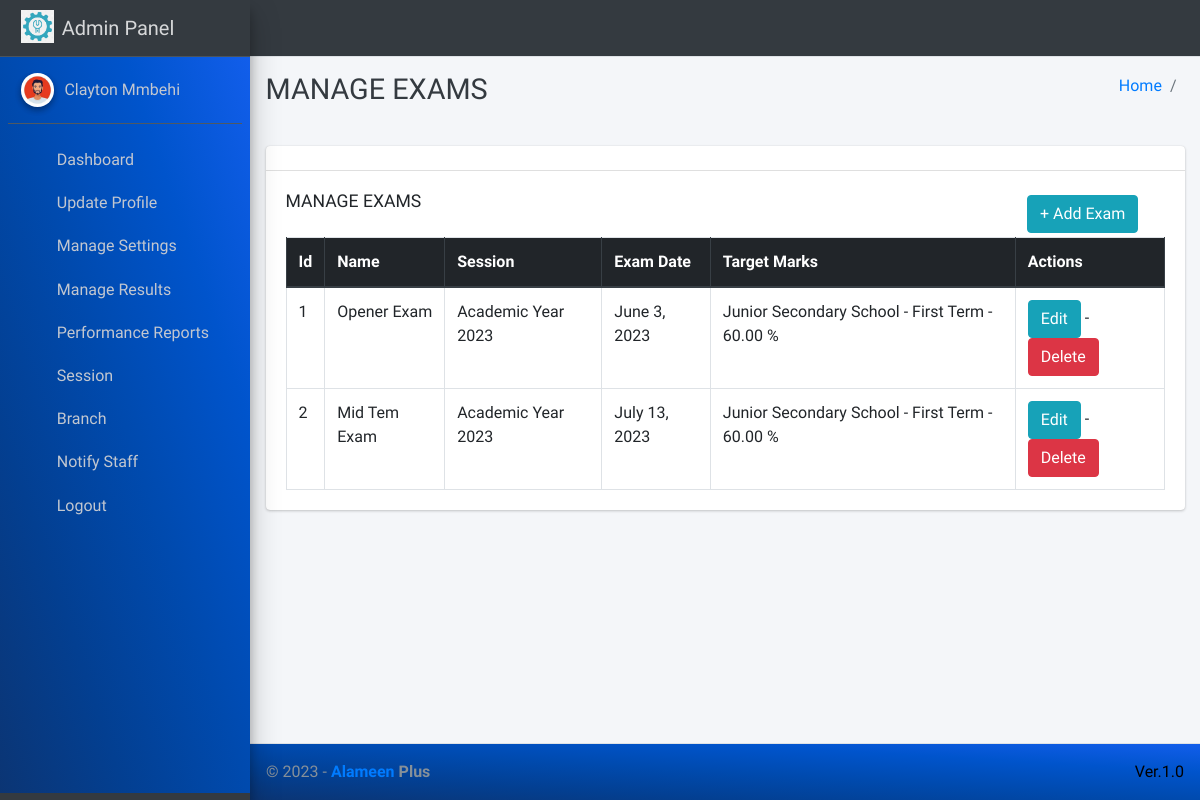
Page /manage/exam/ (signed in) on the committed database.
### main_app/models.py (models this page shows, shortened)
class CustomUser(AbstractUser):
    USER_TYPE = ((1, "HOD"), (2, "Staff"), (3, "Student"))
    GENDER = [("M", "Male"), ("F", "Female")]
    username = None  # Removed username, using email instead
    email = models.EmailField(unique=True)
    user_type = models.CharField(default=1, choices=USER_TYPE, max_length=1)
    gender = models.CharField(max_length=1, choices=GENDER)
    profile_pic = models.ImageField()
    created_at = models.DateTimeField(auto_now_add=True)
    updated_at = models.DateTimeField(auto_now=True)
    USERNAME_FIELD = "email"
    REQUIRED_FIELDS = []
    objects = CustomUserManager()
    def __str__(self):
        return  self.first_name + " " + self.last_name

class Exam(models.Model):
    exam_id = models.AutoField(primary_key=True)
    created_at = models.DateField(auto_now=True)
    exam_date = models.DateField()
    name = models.CharField(max_length=50, unique=True)
    target_marks = models.ForeignKey(CategoryTargetScore, on_delete=models.DO_NOTHING)
    session = models.ForeignKey(Session, on_delete=models.DO_NOTHING)
    term = models.ForeignKey(SessionTerm, on_delete=models.DO_NOTHING)

class Session(models.Model):
    name = models.CharField(max_length=20)
    start_year = models.DateField()
    end_year = models.DateField()
    def __str__(self):
        return self.name

class CategoryTargetScore(models.Model):
    class_category = models.ForeignKey(ClassCategory, on_delete=models.CASCADE)
    term = models.ForeignKey(SessionTerm, on_delete=models.CASCADE)
    target_score = models.DecimalField(max_digits=5, decimal_places=2)
    def __str__(self):
        return f'{self.class_category} - {self.term} - {self.target_score}'

class ClassCategory(models.Model):
    name = models.CharField(max_length=100)
    target_scores = models.ManyToManyField(SessionTerm, through='CategoryTargetScore')
    def __str__(self):
        return self.name

class SessionTerm(models.Model):
    CHOICE = [
        ('First Term', 'First Term'),
        ('Second Term', 'Second Term'),
        ('Third Term', 'Third Term')
    ]
    session = models.ForeignKey(Session, on_delete=models.CASCADE)
    term = models.CharField(max_length=15, unique=True, choices=CHOICE)
    TERM_CHOICES = [("Term 1", "Term 1"), ("Term 2", "Term 2"), ("Term 3", "Term 3")]
    session = models.ForeignKey(Session, on_delete=models.CASCADE)
    name = models.CharField(max_length=10, choices=TERM_CHOICES)
    def __str__(self):
        return self.term

### main_app/hod_views.py (the view)
# urls.py: path('manage/exam/', hod_views.manage_exam, name='manage_exam'),
@login_required(redirect_field_name="user_login")
def manage_exam(request):
    exam = Exam.objects.all()
    context = {
        'exam': exam
    }
    return render(request, "hod_template/manage_exam.html", context)

### main_app/templates/hod_template/manage_exam.html
{% extends 'main_app/base.html' %}
{% load static %}
{% block page_title %}MANAGE EXAMS{% endblock page_title %}
{% block content %}
<section class="content">
    <div class="container-fluid">
        <div class="row">
            <div class="col-md-12">
                <div class="card">
                    <div class="card-header">
                    </div>
                    <div class="card-body">
                        <div class="row">
                            <div class="col-md-10">
                                <h3 class="card-title">MANAGE EXAMS</h3>
                            </div>
                            <div class="col-md-2 p-1">
                                <a class="btn btn-info" href="{% url 'add_exam' %}">+ Add Exam</a>
                            </div>
                        </div>
                        <table id="example2" class="table table-bordered table-hover">
                            <thead class="thead-dark">
                                <tr>
                                    <th>Id</th>
                                    <th>Name</th>
                                    <th>Session</th>
                                    <th>Exam Date</th>
                                    <th>Target Marks</th>
                                    <th>Actions</th>
                                </tr>
                            </thead>
                            <tbody>
                                {% for exam in exam %}
                                <tr>
                                    <td>{{exam.exam_id}}</td>
                                    <td>{{exam.name}}</td>
                                    <td>{{exam.session}}</td>
                                    <td>{{exam.exam_date}}</td>
                                    <td>{{exam.target_marks}} %</td>
                                    <td>
                                        <a href="{% url 'update_exam' exam.exam_id %}" class="btn btn-info">Edit</a> -
                                        <a href="{% url 'delete_exam' exam.exam_id %}" onclick="return confirm('Are you sure you want to delete this Exam ?')" class="btn btn-danger">Delete</a>
                                    </td>
                                </tr>
                                {% endfor %}
                            </tbody>
                        </table>
                    </div>
                </div>
            </div>
        </div>
    </div>
</section>
{% endblock content %}

### main_app/templates/main_app/sidebar_template.html (shortened to what this page needs)
{% load static %}
<aside class="main-sidebar sidebar-dark-info elevation-4">
    {% if request.user.user_type == '1' %}
    <a href="{% url 'admin_home' %}" class="brand-link">
        <img src="{% static 'dist/img/virusx.png' %} " alt="Alameen Plus Logo"
            class="brand-image " >
        <span class="brand-text font-weight-light" >Admin Panel</span>
    </a>
    <div class="sidebar" style="background-image: linear-gradient(to right top, #0b3574, #033f91, #004aae, #0054cc, #125eeb);">
        <div class="user-panel mt-3 pb-3 mb-3 d-flex">
            <div class="image">
                <img src="{{ request.user.profile_pic}}" class="img-circle elevation-2" alt="User Image">
            </div>
            <div class="info">
                <a href="#" class="d-block">{{user}}</a>
            </div>
        </div>
        <nav class="mt-2">
            <ul class="nav nav-pills nav-sidebar flex-column" data-widget="treeview" role="menu" data-accordion="false">
                <li class="nav-item">
                    {% url 'admin_home' as admin_home %}
                    <a href="{{admin_home}}" class="nav-link {% if admin_home == request.path %} active {% endif %}">
                        <i class="nav-icon fas fa-home"></i>
                        <p>
                            Dashboard
                        </p>
                    </a>
                </li>
                <li class="nav-item">
                    {% url 'admin_view_profile' as admin_view_profile %}
                    <a href="{{admin_view_profile}}"
                        class="nav-link {% if admin_view_profile == request.path %} active {% endif %}">
                        <i class="nav-icon fas fa-address-card"></i>
                        <p>
                            Update Profile
                        </p>
                    </a>
                </li>
                <li class="nav-item has-treeview">
                    <a href="#" class="nav-link" >
                        <i class="nav-icon fas fa-cogs"></i>
                        <p>
                            Manage Settings
                            <i class="fas fa-angle-left right"></i>
                        </p>
                    </a>
                </li>
<li class="nav-item has-treeview">
    <a href="#" class="nav-link" >
        <i class="nav-icon fas fa-check"></i>
        <p>
            Manage Results
            <i class="fas fa-angle-left right"></i>
        </p>
    </a>
</li>
                <li class="nav-item has-treeview">
                    <a href="#" class="nav-link" >
                        <i class="nav-icon far fa-file"></i>
                        <p>
                            Performance Reports
                            <i class="fas fa-angle-left right"></i>
                        </p>
                    </a>
                </li>
                <li class="nav-item has-treeview">
                    <a href="#" class="nav-link">
                        <i  class="nav-icon far fa-calendar-alt"></i>
                        <p>
                            Session
                            <i class="fas fa-angle-left right"></i>
                        </p>
                    </a>
                </li>
                <li class="nav-item has-treeview">
                    <a href="#" class="nav-link" >
                        <i class="nav-icon fas fa-bookmark"></i>
                        <p>
                            Branch
                            <i class="fas fa-angle-left right"></i>
                        </p>
                    </a>
                </li>
                <li class="nav-item">
                    {% url 'admin_notify_staff' as admin_notify_staff %}
                    <a href="{{admin_notify_staff}}"
                        class="nav-link {% if admin_notify_staff == request.path %} active {% endif %}">
                        <i class="nav-icon far fa-bell"></i>
                        <p>
                            Notify Staff
                        </p>
                    </a>
                </li>
                            {% endif %}
                    <li class="nav-item">
                        <a href="{% url 'user_logout' %}"
                            onclick="return confirm('Your session would be terminated.\n\nProceed?')"
                            class="nav-link">
                            <i  style="color: #ff0000"  class="nav-icon fas fa-power-off"></i>
                            <p>
                                Logout
                            </p>
                        </a>
                    </li>
            </ul>
        </nav>
    </div>
</aside>

### rows in the picture
CustomUser: user.profile_pic (picture), first_name+last_name "Clayton Mmbehi"
Exam: exam_id "1", name "Opener Exam", session "Academic Year 2023", exam_date "June 3, 2023", target_marks "Junior Secondary School - First Term - 60.00"
Exam: exam_id "2", name "Mid Tem Exam", session "Academic Year 2023", exam_date "July 13, 2023", target_marks "Junior Secondary School - First Term - 60.00"
